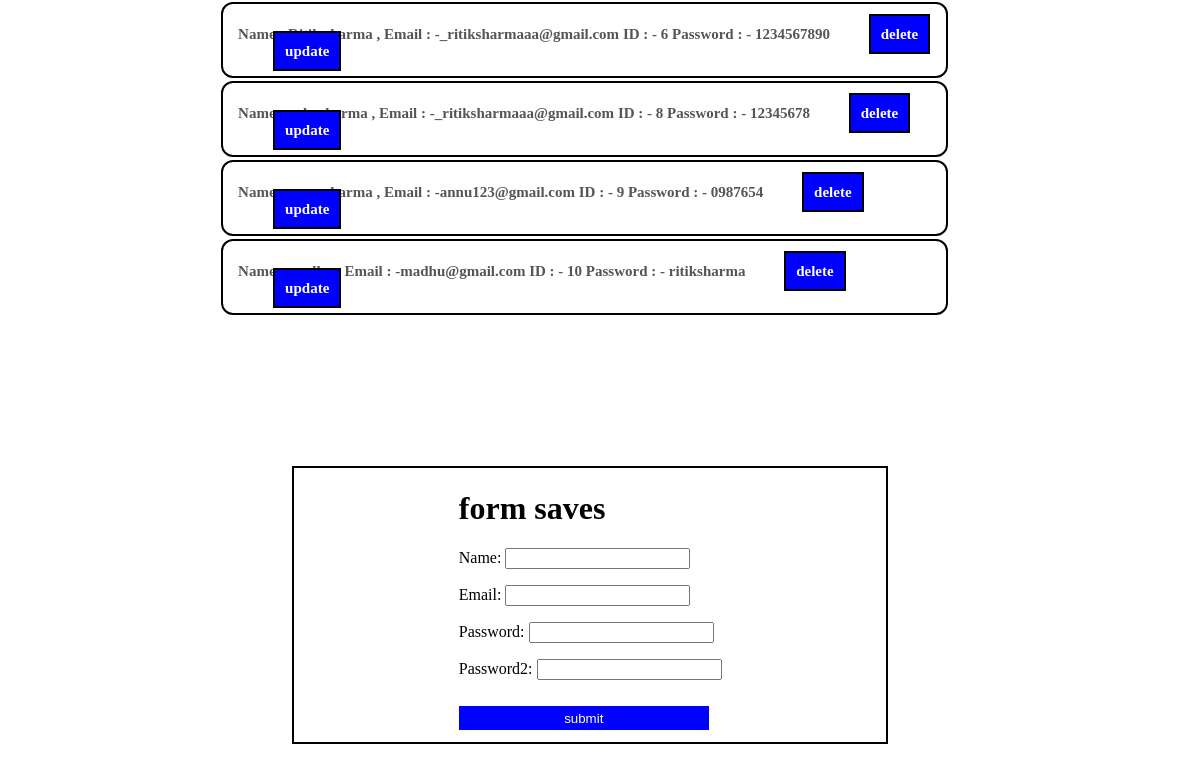
Page /save/form/ on the committed database.
### savedata/models.py (models this page shows)
class userdata(models.Model):
    name = models.CharField( max_length=50)
    email = models.EmailField( max_length=254)
    password = models.CharField( max_length=50)

### savedata/views.py (the view)
# urls.py: path("form/", views.main_page, name=""),
def main_page(request):
    udata = userdata.objects.all()
    if request.method == "POST":
        fm = saveform(request.POST)
        if fm.is_valid():
            name = request.POST.get('name')
            email = request.POST.get('email')
            password  = request.POST.get('password')
            reg = userdata(name=name , email=email , password=password )
            reg.save()
            return HttpResponseRedirect('/save/form')
    else :
        fm = saveform()
    context={
        'form' : fm ,
        'data' : udata
    }
    return render(request , 'home_page.html',  context )

### savedata/forms.py (shortened to what this page needs)
class saveform(forms.Form):
    name = forms.CharField( error_messages={'required': 'Please give your Name !  '})
    email = forms.EmailField(    error_messages={'required': 'Please give your Email  !  '} , min_length=5 , max_length=50 )
    password = forms.CharField(widget=forms.PasswordInput() , error_messages={'required': 'Please give your passwords  !  '} , min_length=5 , max_length=50)
    password2 = forms.CharField( widget=forms.PasswordInput() ,error_messages={'required': 'Please type again passwords  !  '} , min_length=5 , max_length=50)

### savedata/templates/home_page.html (shortened to what this page needs)
<!DOCTYPE html>
<html lang="en">
<head>
</head>
<body>
      <div class="mid-big">
        {% for item  in data  %}
         <p class="data">Name :  {{item.name}} , Email :  -{{item.email}}  ID : - {{item.id}} Password : - {{item.password}}
         <span class="border">   <a href="/save/delete/{{item.id}}"> delete</a></span>   <span class="border"><a href="/save/update/{{item.id}}">update  </a></span>  </p><br>
        {% endfor %}
      </div>
      <div class="mid">
        <div class="sp">
          <h1>form saves </h1>
          <form action=" " method="POST" novalidate>
           {{form.as_p}}
            <button class="bt" type="submit" value="value">submit</button>
          </form>
        </div>
      </div>
</body>
</html>

### savedata/templates/home_page.html (style rules this page uses)
.data { width : 75% ; height : 35px ; border : 2px solid black ; font-weight : bold ; font-size : 15px ; padding : 15px ; margin-top : -30px ; color : #555 ; border-radius : 12px 12px ; padding-top : 22px ; }
.mid { border: 2px solid black; width: 50%; height: 50%; margin-top: 10%; margin-left: 24%; display: flex; align-items: center; justify-content: center; }
.mid-big { width: 78%; height: 50%; margin-top : 32px ; margin-left: 18%; }
.sp { margin-bottom: 12px; }
.bt { background-color: blue; border: none; color: white; width: 250px; height: 24px; margin-top: 10px ;; }
.border > a { border : 2px solid black ; padding : 10px ; text-decoration : none; color : white ; background-color : blue ; margin-left : 35px ; margin-top : 13px ; }

### rows in the picture
userdata: name "Ritik sharma", email "_ritiksharmaaa@gmail.com", id "6", password "1234567890"
userdata: name "golu sharma", email "_ritiksharmaaa@gmail.com", id "8", password "12345678"
userdata: name "annu sharma", email "annu123@gmail.com", id "9", password "0987654"
userdata: name "madhu", email "madhu@gmail.com", id "10", password "ritiksharma"
